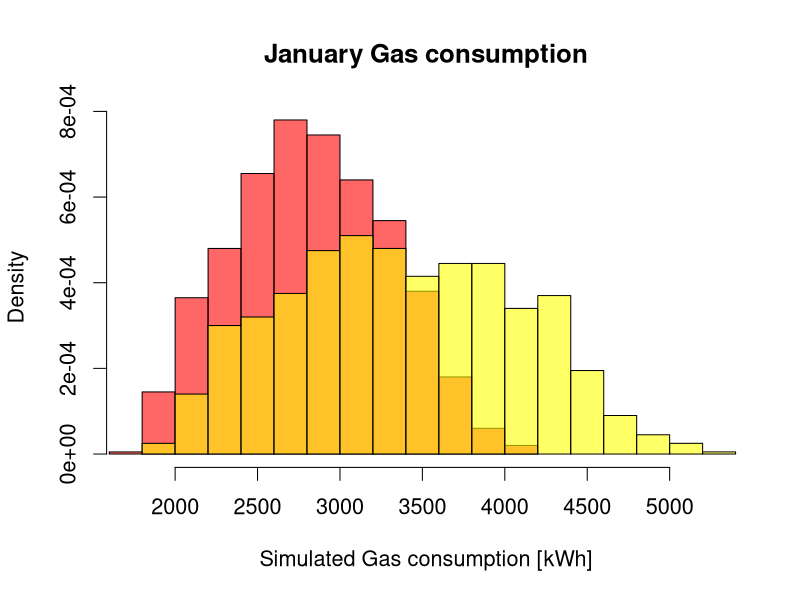

The R script that drew this image: (Note: this script raises an error after producing the figure.)
##########################################################################
# # #  CODE TO PLOT AND SAVE JOINT HISTOGRAMS (OF BATCHES 1 AND 2)   # # #
##########################################################################

month.names <- c("January", "February", "March", "April", "May", "June", "July", 
                 "August", "September", "October", "November", "December")

# OUTPUTS BATCH 1 (1000 x 12)
Temp <- read.csv("Data/results-batch1.csv", skip = 3008, nrow=1001)
Outputs_Gas_1 <- Temp[-1,]             # remove baseline simulation
Outputs_Gas_1[,"File.Name"] <- NULL    # remove first column with file name of runs
rownames(Outputs_Gas_1) <- 1:1000      # name the simulations by numbers
colnames(Outputs_Gas_1) <- month.names # assign month names

# OUTPUTS BATCH 2 (1000 x 12)
Temp <- read.csv("Data/results-batch2.csv", skip = 3008, nrow=1001)
Outputs_Gas_2 <- Temp[-1,]             # remove baseline simulation
Outputs_Gas_2[,"File.Name"] <- NULL    # remove first column with file name of runs
rownames(Outputs_Gas_2) <- 1:1000      # name the simulations by numbers
colnames(Outputs_Gas_2) <- month.names # assign month names

rm(Temp)

# COLOUR OF HISTOGRAM BARS
col1 <- rgb(1,0,0, 0.6)
col2 <- rgb(1,1,0, 0.6)
col3 <- "blue"

for (month in 1:12){
  x1 <- Outputs_Gas_1[, month]
  x2 <- Outputs_Gas_2[, month]
  
  # Store global min and max in 'rg'
  rg <- range(c(x1,x2))
  
  # Title string of plot
  th <- paste(month.name[month], 'Gas consumption')
  
  file.name <- paste(month.name[month], "_Gas.pdf", sep = "")
  pdf(file.name)
  par(cex=1.3)
  
  # Plot the two histograms
  hist(x1, main=th, xlim=rg, breaks=15, col=col1, freq=F, xlab="Simulated Gas consumption [kWh]")
  hist(x2, breaks=15, col=col2, add=T, freq=F)
  
  # Add vertical line corresponding to observation
  obs <- Obs_Gas[month]
  abline(v=obs, col=col3, lwd=3, lty=2)
  
  # Add legend
  legend("topright", legend=c("Batch 1", "Batch 2", "Observation"), col=c(col1, col2, col3), 
         pch=c(15,15,NA), pt.cex=3, y.intersp=2, x.intersp=0.75, lty=c(0,0,2), inset=0.05, lwd=2.5, cex=0.7)
  legend("topright", legend=c("Batch 1", "Batch 2", "Observation"), col="black", 
         pch=c(0,0,NA), pt.cex=3, y.intersp=2, x.intersp=0.75, lty=0, inset=0.05, lwd=1.5, bty="n", cex=0.7)  
  dev.off()
}
